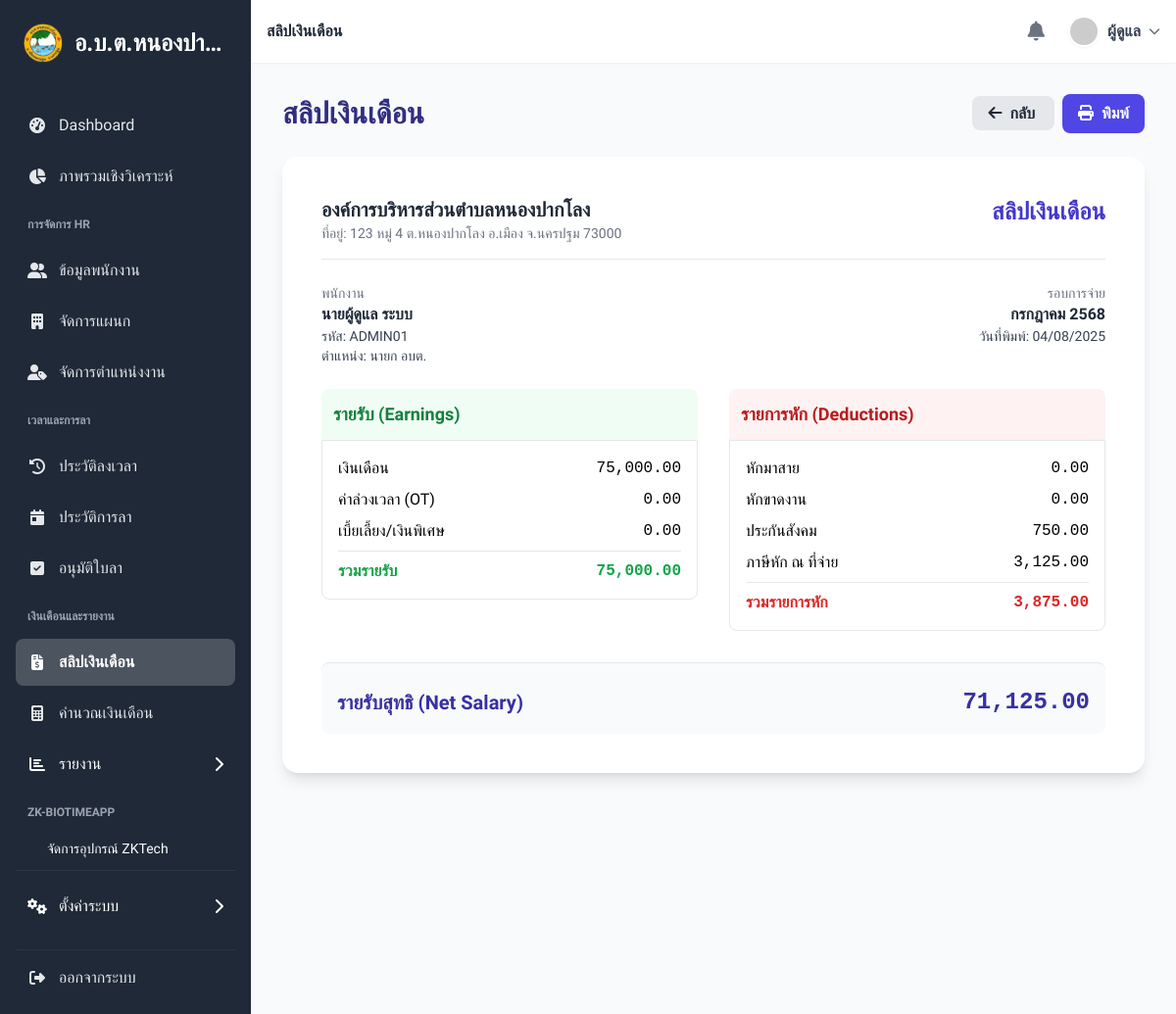
Page /payslip/view/1 (signed in) on the committed database.
### tables this page shows
CREATE TABLE `payrolls`  (
  `id` int NOT NULL AUTO_INCREMENT,
  `employee_id` int NOT NULL,
  `pay_period_start` date NOT NULL,
  `pay_period_end` date NOT NULL,
  `base_salary` decimal(10, 2) NOT NULL DEFAULT 0.00,
  `overtime_pay` decimal(10, 2) NOT NULL DEFAULT 0.00,
  `allowances` decimal(10, 2) NOT NULL DEFAULT 0.00,
  `late_deductions` decimal(10, 2) NOT NULL DEFAULT 0.00,
  `absence_deductions` decimal(10, 2) NOT NULL DEFAULT 0.00,
  `social_security` decimal(10, 2) NOT NULL DEFAULT 0.00,
  `tax` decimal(10, 2) NOT NULL DEFAULT 0.00,
  `net_salary` decimal(10, 2) NOT NULL DEFAULT 0.00,
  `generated_at` timestamp NOT NULL DEFAULT current_timestamp,
  PRIMARY KEY (`id`) USING BTREE,
  INDEX `employee_id`(`employee_id`) USING BTREE,
  INDEX `pay_period_start`(`pay_period_start`) USING BTREE
);

CREATE TABLE `employees`  (
  `id` int NOT NULL AUTO_INCREMENT,
  `employee_code` varchar(50) NOT NULL,
  `password` varchar(255) NOT NULL,
  `prefix` varchar(50) NOT NULL,
  `first_name_th` varchar(100) NOT NULL,
  `first_name_en` varchar(100) NULL DEFAULT NULL,
  `last_name_th` varchar(100) NOT NULL,
  `last_name_en` varchar(100) NULL DEFAULT NULL,
  `gender` varchar(10) NULL DEFAULT NULL,
  `birth_date` date NULL DEFAULT NULL,
  `nationality` varchar(100) NULL DEFAULT NULL,
  `email` varchar(100) NOT NULL,
  `phone_number` varchar(20) NULL DEFAULT NULL,
  `work_phone` varchar(20) NULL DEFAULT NULL,
  `national_id` varchar(20) NULL DEFAULT NULL,
  `address_line1` varchar(255) NULL DEFAULT NULL,
  `district` varchar(100) NULL DEFAULT NULL,
  `province` varchar(100) NULL DEFAULT NULL,
  `postal_code` varchar(10) NULL DEFAULT NULL,
  `start_date` date NOT NULL,
  `probation_days` int NULL DEFAULT NULL,
  `status` enum('ทำงาน','ทดลองงาน','ลาออก','พักงาน') NOT NULL DEFAULT 'ทดลองงาน',
  `position_id` int NULL DEFAULT NULL,
  `department_id` int NULL DEFAULT NULL,
  `supervisor_id` int NULL DEFAULT NULL,
  `role_id` int NOT NULL,
  `line_user_id` varchar(255) NULL DEFAULT NULL,
  `salary` decimal(10, 2) NULL DEFAULT 0.00,
  `tax_id` varchar(20) NULL DEFAULT NULL,
  `bank_name` varchar(100) NULL DEFAULT NULL,
  `bank_account_number` varchar(30) NULL DEFAULT NULL,
  `provident_fund_rate_employee` decimal(5, 2) NULL DEFAULT NULL,
  `provident_fund_rate_company` decimal(5, 2) NULL DEFAULT NULL,
  `profile_image_path` varchar(255) NULL DEFAULT NULL,
  PRIMARY KEY (`id`) USING BTREE,
  UNIQUE INDEX `employee_code`(`employee_code`) USING BTREE,
  UNIQUE INDEX `email`(`email`) USING BTREE,
  UNIQUE INDEX `line_user_id`(`line_user_id`) USING BTREE,
  INDEX `position_id`(`position_id`) USING BTREE,
  INDEX `department_id`(`department_id`) USING BTREE,
  INDEX `role_id`(`role_id`) USING BTREE,
  INDEX `supervisor_id`(`supervisor_id`) USING BTREE
);

CREATE TABLE `positions`  (
  `id` int NOT NULL AUTO_INCREMENT,
  `name_th` varchar(100) NOT NULL,
  `name_en` varchar(100) NULL DEFAULT NULL,
  `description` text NULL,
  `created_at` timestamp NOT NULL DEFAULT current_timestamp,
  `updated_at` timestamp NOT NULL DEFAULT current_timestamp ON UPDATE CURRENT_TIMESTAMP,
  PRIMARY KEY (`id`) USING BTREE
);

### controllers/PayslipController.php (called while the page is built, shortened)
<?php
require_once __DIR__ . '/../models/Payroll.php';
require_once __DIR__ . '/../config/database.php';
class PayslipController
{
    private $payroll;
    public function __construct()
    {
        $database = new Database();
        $this->db = $database->getConnection();
        $this->payroll = new Payroll($this->db);
    }
    public function view($id)
    {
        $payslip_data = $this->payroll->readOne($id);
        $payslip_data['total_earnings'] = $payslip_data['base_salary'] + $payslip_data['overtime_pay'] + $payslip_data['allowances'];
        $payslip_data['total_deductions'] = $payslip_data['late_deductions'] + $payslip_data['absence_deductions'] + $payslip_data['social_security'] + $payslip_data['tax'];
        $thai_months = [
            1 => 'มกราคม', 2 => 'กุมภาพันธ์', 3 => 'มีนาคม',
            4 => 'เมษายน', 5 => 'พฤษภาคม', 6 => 'มิถุนายน',
            7 => 'กรกฎาคม', 8 => 'สิงหาคม', 9 => 'กันยายน',
            10 => 'ตุลาคม', 11 => 'พฤศจิกายน', 12 => 'ธันวาคม'
        ];
        $payslip_data['pay_period_month'] = date('n', strtotime($payslip_data['pay_period_start']));
        $payslip_data['pay_period_year'] = date('Y', strtotime($payslip_data['pay_period_start']));
        require_once 'views/payroll/view.php';
    }
}

### config/database.php (called while the page is built, shortened)
<?php
class Database {
    private $host = "localhost";
    private $db_name = "hrm_nongpaklong";
    private $username = "root";
    private $password = "";
    public function getConnection() {
        $this->conn = null;
        try {
            $this->conn = new PDO("mysql:host=" . $this->host . ";dbname=" . $this->db_name, $this->username, $this->password);
            $this->conn->exec("set names utf8");
            $this->conn->setAttribute(PDO::ATTR_ERRMODE, PDO::ERRMODE_EXCEPTION);
        } catch (PDOException $exception) {
            echo "Connection error: " . $exception->getMessage();
            die();
        }
        return $this->conn;
    }
}

### models/Payroll.php (called while the page is built, shortened)
<?php
class Payroll
{
    private $conn;
    private $table_name = "payrolls";
    public function __construct($db)
    {
        $this->conn = $db;
    }
    public function readOne($id)
    {
        $query = "SELECT
                    p.*,
                    e.employee_code as emp_code, -- <<< แก้จาก e.employee_id เป็น e.employee_code
                    CONCAT(e.prefix, e.first_name_th, ' ', e.last_name_th) as employee_name,
                    pos.name_th as position_name,
                    dep.name_th as department_name
                  FROM
                    " . $this->table_name . " p
                    JOIN employees e ON p.employee_id = e.id
                    LEFT JOIN positions pos ON e.position_id = pos.id
                    LEFT JOIN departments dep ON e.department_id = dep.id
                  WHERE
                    p.id = ?
                  LIMIT 0,1";
        $stmt = $this->conn->prepare($query);
        $stmt->bindParam(1, $id);
        $stmt->execute();
        return $stmt->fetch(PDO::FETCH_ASSOC);
    }
}

### views/payroll/view.php (the view, shortened to what this page needs)
<?php
require_once __DIR__ . '/../layouts/header.php';
require_once __DIR__ . '/../layouts/sidebar.php';
?>
<main class="flex-1 p-4 sm:p-6 lg:p-8 bg-slate-50">
    <div class="max-w-4xl mx-auto">
        <div class="flex justify-between items-center mb-6 no-print">
            <h1 class="text-2xl md:text-3xl font-bold text-indigo-900">
                สลิปเงินเดือน
            </h1>
            <div>
                <a href="javascript:history.back()" class="bg-gray-200 hover:bg-gray-300 text-gray-800 font-bold py-2 px-4 rounded-lg mr-2">
                    <i class="fas fa-arrow-left mr-2"></i>กลับ
                </a>
                <button onclick="window.print()" class="bg-indigo-600 hover:bg-indigo-700 text-white font-bold py-2 px-4 rounded-lg">
                    <i class="fas fa-print mr-2"></i>พิมพ์
                </button>
            </div>
        </div>
        <div class="bg-white rounded-2xl shadow-lg p-6 md:p-10 payslip-container">
            <div class="flex justify-between items-start pb-4 border-b">
                <div>
                    <h2 class="text-xl font-bold text-gray-800">องค์การบริหารส่วนตำบลหนองปากโลง</h2>
                    <p class="text-sm text-gray-500">ที่อยู่: 123 หมู่ 4 ต.หนองปากโลง อ.เมือง จ.นครปฐม 73000</p>
                </div>
                <h3 class="text-2xl font-bold text-indigo-700">สลิปเงินเดือน</h3>
            </div>
            <div class="grid grid-cols-2 gap-8 py-6">
                <div>
                    <p class="text-sm text-gray-500">พนักงาน</p>
                    <p class="font-semibold text-gray-800"><?php echo htmlspecialchars($payslip_data['employee_name']); ?></p>
                    <p class="text-sm text-gray-700">รหัส: <?php echo htmlspecialchars($payslip_data['emp_code']); ?></p>
                    <p class="text-sm text-gray-700">ตำแหน่ง: <?php echo htmlspecialchars($payslip_data['position_name']); ?></p>
                </div>
                <div class="text-right">
                    <p class="text-sm text-gray-500">รอบการจ่าย</p>
                    <p class="font-semibold text-gray-800"><?php echo htmlspecialchars($thai_months[$payslip_data['pay_period_month']] . ' ' . ($payslip_data['pay_period_year'] + 543)); ?></p>
                    <p class="text-sm text-gray-700">วันที่พิมพ์: <?php echo date('d/m/Y'); ?></p>
                </div>
            </div>
            <div class="grid grid-cols-1 md:grid-cols-2 gap-8">
                <div>
                    <h4 class="font-bold text-lg text-green-700 bg-green-50 p-3 rounded-t-lg">รายรับ (Earnings)</h4>
                    <div class="border rounded-b-lg p-4 space-y-2">
                        <div class="flex justify-between items-center"><p>เงินเดือน</p><p class="font-mono"><?php echo number_format($payslip_data['base_salary'], 2); ?></p></div>
                        <div class="flex justify-between items-center"><p>ค่าล่วงเวลา (OT)</p><p class="font-mono"><?php echo number_format($payslip_data['overtime_pay'], 2); ?></p></div>
                        <div class="flex justify-between items-center"><p>เบี้ยเลี้ยง/เงินพิเศษ</p><p class="font-mono"><?php echo number_format($payslip_data['allowances'], 2); ?></p></div>
                        <div class="flex justify-between items-center text-green-600 font-bold pt-2 border-t mt-2"><p>รวมรายรับ</p><p class="font-mono"><?php echo number_format($payslip_data['total_earnings'], 2); ?></p></div>
                    </div>
                </div>
                <div>
                    <h4 class="font-bold text-lg text-red-700 bg-red-50 p-3 rounded-t-lg">รายการหัก (Deductions)</h4>
                    <div class="border rounded-b-lg p-4 space-y-2">
                        <div class="flex justify-between items-center"><p>หักมาสาย</p><p class="font-mono"><?php echo number_format($payslip_data['late_deductions'], 2); ?></p></div>
                        <div class="flex justify-between items-center"><p>หักขาดงาน</p><p class="font-mono"><?php echo number_format($payslip_data['absence_deductions'], 2); ?></p></div>
                        <div class="flex justify-between items-center"><p>ประกันสังคม</p><p class="font-mono"><?php echo number_format($payslip_data['social_security'], 2); ?></p></div>
                        <div class="flex justify-between items-center"><p>ภาษีหัก ณ ที่จ่าย</p><p class="font-mono"><?php echo number_format($payslip_data['tax'], 2); ?></p></div>
                        <div class="flex justify-between items-center text-red-600 font-bold pt-2 border-t mt-2"><p>รวมรายการหัก</p><p class="font-mono"><?php echo number_format($payslip_data['total_deductions'], 2); ?></p></div>
                    </div>
                </div>
            </div>
            <div class="mt-8 pt-6 border-t flex justify-between items-center bg-gray-50 p-4 rounded-lg">
                <h3 class="text-xl font-bold text-indigo-800">รายรับสุทธิ (Net Salary)</h3>
                <p class="text-2xl font-bold text-indigo-800 font-mono"><?php echo number_format($payslip_data['net_salary'], 2); ?></p>
            </div>
        </div>
    </div>
</main>
<?php require_once __DIR__ . '/../layouts/footer.php'; ?>

### rows in the picture
payrolls: employee.employee_code "ADMIN01", positions.name_th "นายก อบต.", base_salary "75,000.00", overtime_pay "0.00", allowances "0.00", late_deductions "0.00", absence_deductions "0.00", social_security "750.00", tax "3,125.00", net_salary "71,125.00"

### other values in the picture
$org_name "อ.บ.ต.หนองปา…"
$page_title "สลิปเงินเดือน"
$_SESSION['user_name'] "ผู้ดูแล"
$payslip_data['employee_name'] "นายผู้ดูแล ระบบ"
$payslip_data['total_earnings'] "75,000.00"
$payslip_data['total_deductions'] "3,875.00"
